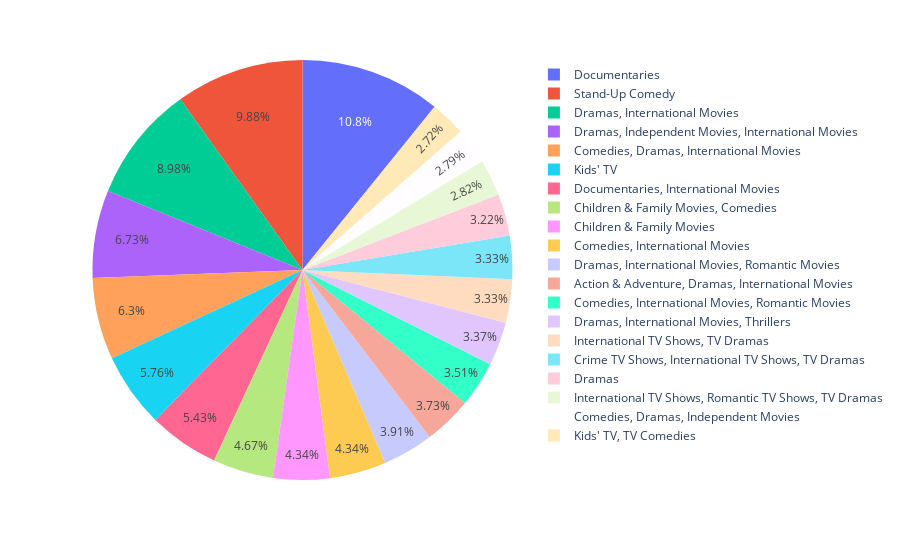

Source (notebook cell):
### Code cell
px.pie(df,values=a,names=a.index)

### Figure 1 — Plotly figure (JSON) as saved in the notebook; plotly's stock layout.template omitted (floating-point values rounded to 4 significant figures)
{"data": [{"domain": {"x": [0, 1], "y": [0, 1]}, "hovertemplate": "label=%{label}<br>value=%{value}<extra></extra>", "labels": ["Documentaries", "Stand-Up Comedy", "Dramas, International Movies", "Dramas, Independent Movies, International Movies", "Comedies, Dramas, International Movies", "Kids' TV", "Documentaries, International Movies", "Children & Family Movies, Comedies", "Children & Family Movies", "Comedies, International Movies", "Dramas, International Movies, Romantic Movies", "Action & Adventure, Dramas, International Movies", "Comedies, International Movies, Romantic Movies", "Dramas, International Movies, Thrillers", "International TV Shows, TV Dramas", "Crime TV Shows, International TV Shows, TV Dramas", "Dramas", "International TV Shows, Romantic TV Shows, TV Dramas", "Comedies, Dramas, Independent Movies", "Kids' TV, TV Comedies"], "legendgroup": "", "name": "", "showlegend": true, "type": "pie", "values": [299, 273, 248, 186, 174, 159, 150, 129, 120, 120, 108, 103, 97, 93, 92, 92, 89, 78, 77, 75]}], "layout": {"legend": {"tracegroupgap": 0}, "margin": {"t": 60}}}
